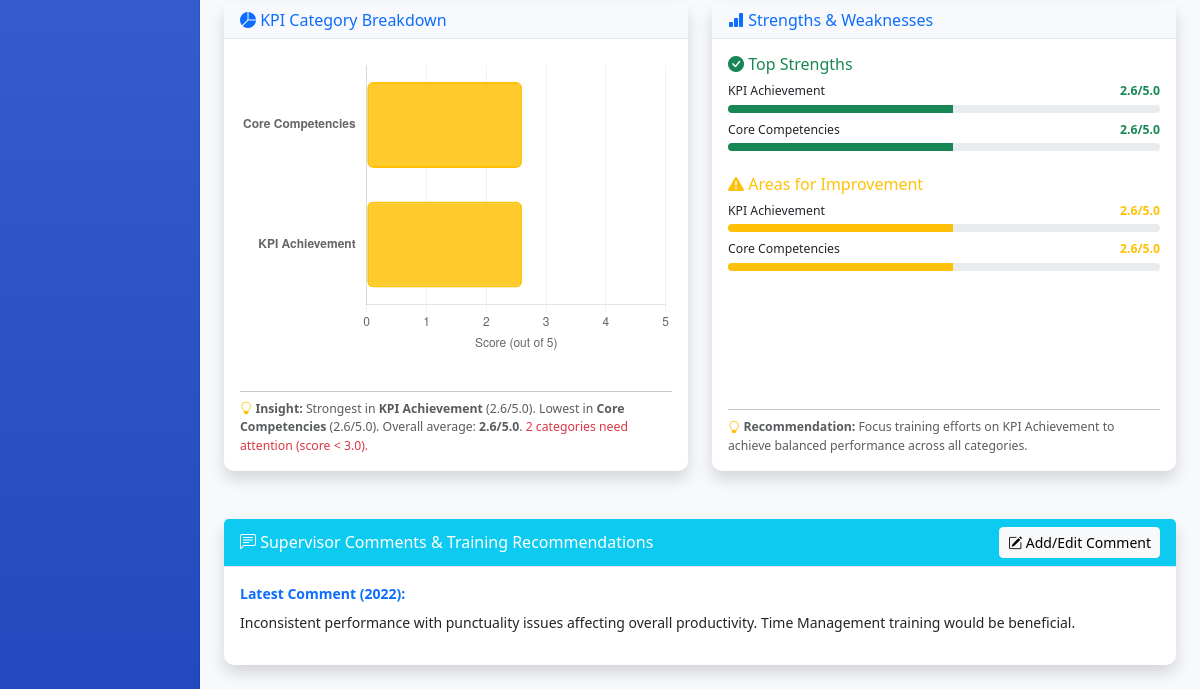
/supervisor/staff_profile.php?id=5 (signed in, lower part), run on an earlier commit of the app's database.
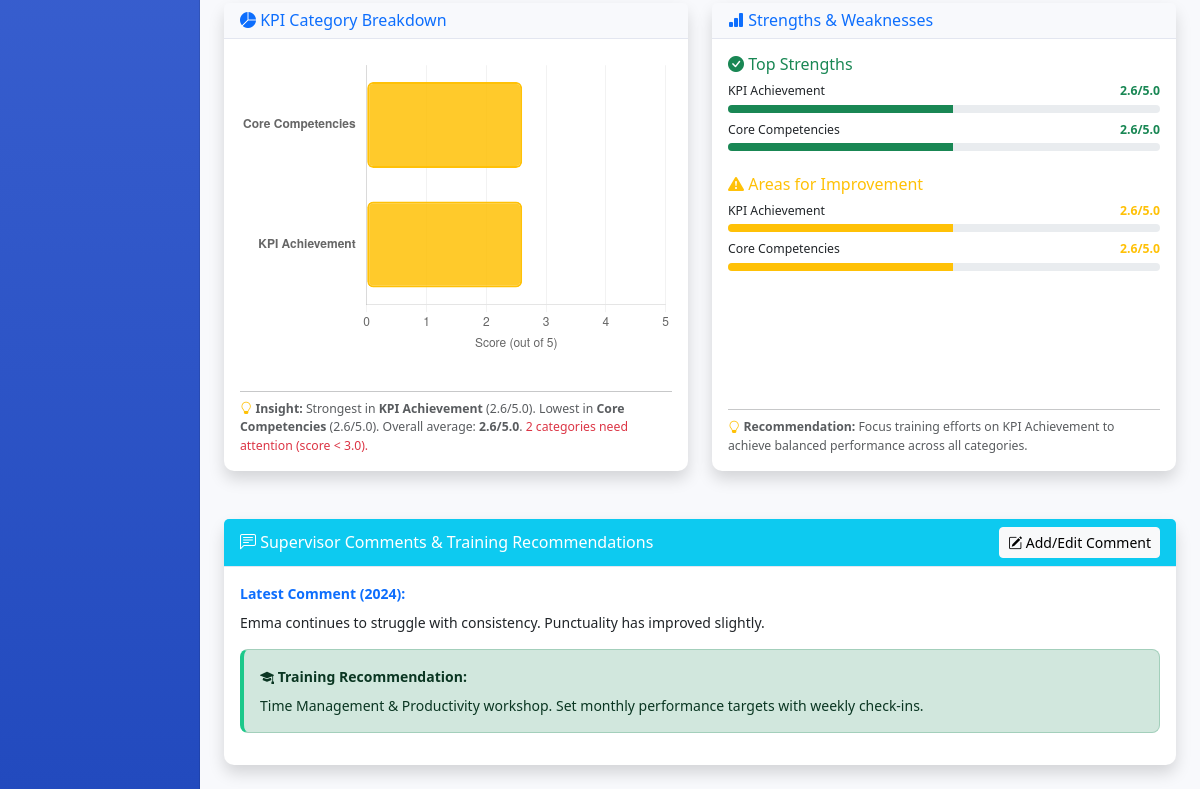
And on a later commit of the database.
### tables this page shows
CREATE TABLE `staff_comments` (
  `comment_id` int(11) NOT NULL,
  `staff_id` int(11) NOT NULL,
  `evaluation_year` int(11) NOT NULL,
  `supervisor_comment` text DEFAULT NULL,
  `training_recommendation` text DEFAULT NULL,
  `supervisor_id` int(11) DEFAULT NULL,
  `created_at` timestamp NOT NULL DEFAULT current_timestamp(),
  `updated_at` timestamp NOT NULL DEFAULT current_timestamp() ON UPDATE current_timestamp()
);

### supervisor/staff_profile.php (the view, shortened to what this page needs)
<?php
$pdo = getDBConnection();
$staff_id = $_GET['id'] ?? null;
$current_year = date('Y');
?>
<!DOCTYPE html>
<html lang="en">
<head>
    <link href="https://cdn.jsdelivr.net/npm/bootstrap@5.3.0/dist/css/bootstrap.min.css" rel="stylesheet">
    <link rel="stylesheet" href="https://cdn.jsdelivr.net/npm/bootstrap-icons@1.11.0/font/bootstrap-icons.css">
    <link href="../assets/css/dashboard.css" rel="stylesheet">
</head>
<body>
    <div class="container-fluid">
        <div class="row">
            <?php include 'includes/sidebar.php'; ?>
            <main class="col-md-9 ms-sm-auto col-lg-10 px-md-4">
                <div class="row mb-4">
                    <div class="col-lg-6 d-flex">
                        <div class="card shadow mb-4 w-100">
                            <div class="card-header">
                                <h6 class="m-0 font-weight-bold text-primary">
                                    <i class="bi bi-pie-chart-fill"></i> KPI Category Breakdown
                                </h6>
                            </div>
                            <div class="card-body">
                                <div style="height: 320px;">
                                    <canvas id="categoryChart" role="img" aria-label="KPI category breakdown radar chart"></canvas>
                                </div>
                                <?php
                                $sql_cat = "SELECT km.section, AVG(ks.score) as avg_score
                                            FROM kpi_scores ks
                                            JOIN kpi_master km ON ks.kpi_code = km.kpi_code
                                            WHERE ks.staff_id = ? AND ks.evaluation_year = ?
                                            GROUP BY km.section
                                            ORDER BY avg_score DESC";
                                $stmt_cat = $pdo->prepare($sql_cat);
                                $stmt_cat->execute([$staff_id, $current_year]);
                                $cat_insight = $stmt_cat->fetchAll();
                                if (!empty($cat_insight)):
                                    $best = $cat_insight[0];
                                    $worst = end($cat_insight);
                                    $avg_all = array_sum(array_column($cat_insight, 'avg_score')) / count($cat_insight);
                                    $below = array_filter($cat_insight, fn($c) => $c['avg_score'] < 3);
                                ?>
                                <hr class="mt-3 mb-2">
                                <p class="small text-muted mb-0">
                                    <i class="bi bi-lightbulb text-warning"></i> <strong>Insight:</strong>
                                    Strongest in <strong><?= htmlspecialchars($best['section']) ?></strong>
                                    (<?= number_format($best['avg_score'], 1) ?>/5.0).
                                    <?php if ($worst['section'] !== $best['section']): ?>
                                        Lowest in <strong><?= htmlspecialchars($worst['section']) ?></strong>
                                        (<?= number_format($worst['avg_score'], 1) ?>/5.0).
                                    <?php endif; ?>
                                    Overall average: <strong><?= number_format($avg_all, 1) ?>/5.0</strong>.
                                    <?php if (count($below) > 0): ?>
                                        <span class="text-danger"><?= count($below) ?> categor<?= count($below) > 1 ? 'ies need' : 'y needs' ?> attention (score &lt; 3.0).</span>
                                    <?php else: ?>
                                        <span class="text-success">All categories are performing satisfactorily.</span>
                                    <?php endif; ?>
                                </p>
                                <?php endif; ?>
                            </div>
                        </div>
                    </div>
                    <div class="col-lg-6 d-flex">
                        <div class="card shadow mb-4 w-100">
                            <div class="card-header">
                                <h6 class="m-0 font-weight-bold text-primary">
                                    <i class="bi bi-bar-chart-fill"></i> Strengths & Weaknesses
                                </h6>
                            </div>
                            <div class="card-body d-flex flex-column" style="min-height: 0;">
                                <div style="flex: 1; overflow-y: auto;">
                                <?php
                                $sql = "SELECT km.section, AVG(ks.score) as avg_score
                                        FROM kpi_scores ks
                                        JOIN kpi_master km ON ks.kpi_code = km.kpi_code
                                        WHERE ks.staff_id = ? AND ks.evaluation_year = ?
                                        GROUP BY km.section
                                        ORDER BY avg_score DESC";
                                $stmt = $pdo->prepare($sql);
                                $stmt->execute([$staff_id, $current_year]);
                                $category_scores = $stmt->fetchAll();
                                if (!empty($category_scores)):
                                    $top_categories = array_slice($category_scores, 0, 3);
                                    $bottom_categories = array_slice($category_scores, -3);
                                ?>
                                    <div class="mb-4">
                                        <h6 class="text-success"><i class="bi bi-check-circle-fill"></i> Top Strengths</h6>
                                        <?php foreach ($top_categories as $cat): ?>
                                            <div class="mb-2">
                                                <div class="d-flex justify-content-between mb-1">
                                                    <small><?= htmlspecialchars($cat['section']) ?></small>
                                                    <small class="text-success fw-bold"><?= number_format($cat['avg_score'], 1) ?>/5.0</small>
                                                </div>
                                                <div class="progress" style="height: 8px;">
                                                    <div class="progress-bar bg-success" style="width: <?= ($cat['avg_score']/5)*100 ?>%"></div>
                                                </div>
                                            </div>
                                        <?php endforeach; ?>
                                    </div>
                                    <div>
                                        <h6 class="text-warning"><i class="bi bi-exclamation-triangle-fill"></i> Areas for Improvement</h6>
                                        <?php foreach ($bottom_categories as $cat): ?>
                                            <div class="mb-2">
                                                <div class="d-flex justify-content-between mb-1">
                                                    <small><?= htmlspecialchars($cat['section']) ?></small>
                                                    <small class="text-warning fw-bold"><?= number_format($cat['avg_score'], 1) ?>/5.0</small>
                                                </div>
                                                <div class="progress" style="height: 8px;">
                                                    <div class="progress-bar bg-warning" style="width: <?= ($cat['avg_score']/5)*100 ?>%"></div>
                                                </div>
                                            </div>
                                        <?php endforeach; ?>
                                    </div>
                                <?php else: ?>
                                    <p class="text-muted">No category data available for <?= $current_year ?>.</p>
                                <?php endif; ?>
                                </div>
                                <?php if (!empty($category_scores)): ?>
                                <hr class="mt-3 mb-2">
                                <p class="small text-muted mb-0">
                                    <i class="bi bi-lightbulb text-warning"></i> <strong>Recommendation:</strong>
                                    Focus training efforts on <?= htmlspecialchars($bottom_categories[0]['section']) ?>
                                    to achieve balanced performance across all categories.
                                </p>
                                <?php endif; ?>
                            </div>
                        </div>
                    </div>
                </div>
                <div class="card shadow mb-4">
                    <div class="card-header bg-info text-white d-flex justify-content-between align-items-center">
                        <h6 class="m-0">
                            <i class="bi bi-chat-left-text"></i> Supervisor Comments & Training Recommendations
                        </h6>
                        <button type="button" class="btn btn-light btn-sm" data-bs-toggle="modal" data-bs-target="#commentModal">
                            <i class="bi bi-pencil-square"></i> Add/Edit Comment
                        </button>
                    </div>
                    <div class="card-body">
                        <?php
                        $sql = "SELECT * FROM staff_comments
                                WHERE staff_id = ?
                                ORDER BY evaluation_year DESC
                                LIMIT 1";
                        $stmt = $pdo->prepare($sql);
                        $stmt->execute([$staff_id]);
                        $latest_comment = $stmt->fetch();
                        if ($latest_comment && ($latest_comment['supervisor_comment'] || $latest_comment['training_recommendation'])):
                        ?>
                            <div class="mb-3">
                                <strong class="text-primary">Latest Comment (<?= $latest_comment['evaluation_year'] ?>):</strong>
                                <p class="mt-2"><?= nl2br(htmlspecialchars($latest_comment['supervisor_comment'] ?: 'No comment provided')) ?></p>
                            </div>
                            <?php if ($latest_comment['training_recommendation']): ?>
                                <div class="alert alert-success">
                                    <strong><i class="bi bi-mortarboard-fill"></i> Training Recommendation:</strong>
                                    <p class="mb-0 mt-2"><?= nl2br(htmlspecialchars($latest_comment['training_recommendation'])) ?></p>
                                </div>
                            <?php endif; ?>
                        <?php else: ?>
                            <p class="text-muted">
                                <i class="bi bi-info-circle"></i> No comments added yet. Click "Add/Edit Comment" to provide feedback.
                            </p>
                        <?php endif; ?>
                    </div>
                </div>
            </main>
        </div>
    </div>
</body>
</html>

### supervisor/includes/sidebar.php (shortened to what this page needs)
<nav id="sidebarMenu" class="col-md-3 col-lg-2 d-md-block sidebar collapse">
</nav>

### assets/css/dashboard.css (style rules this page uses)
body { font-size: .875rem; background-color: #f8f9fc; padding-top: 56px; }
.sidebar { position: fixed; top: 0; bottom: 0; left: 0; z-index: 100; padding: 48px 0 0; box-shadow: inset -1px 0 0 rgba(0, 0, 0, .1); background: linear-gradient(180deg, #4e73df 10%, #224abe 100%); }
.card { border: none; border-radius: 10px; }
.card-header { background-color: #f8f9fc; border-bottom: 1px solid #e3e6f0; font-weight: 600; }
canvas { max-height: 300px; }
.alert { border-left: 4px solid; border-radius: 8px; }
.alert-success { border-left-color: #1cc88a; }

What changed in the data, as far as the page shows it:
no longer on this page (row edited): staff_comments: evaluation_year "2022", supervisor_comment "Inconsistent performance with punctuality issues affecting overall productivity. Time Management training would be beneficial."
added staff_comments: evaluation_year "2024", supervisor_comment "Emma continues to struggle with consistency. Punctuality has improved slightly.", training_recommendation "Time Management & Productivity workshop. Set monthly performance targets with weekly check-ins."
Also different on the page:
text now shown: "Training Recommendation:"
